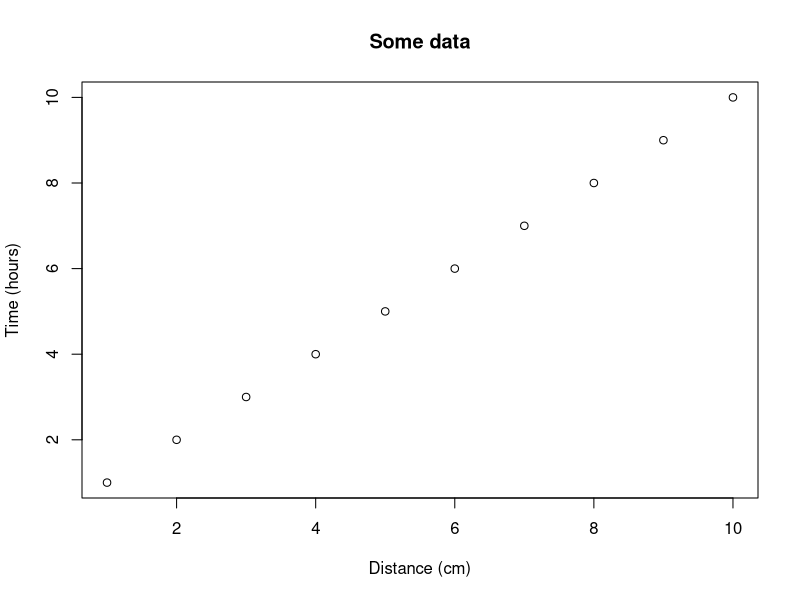
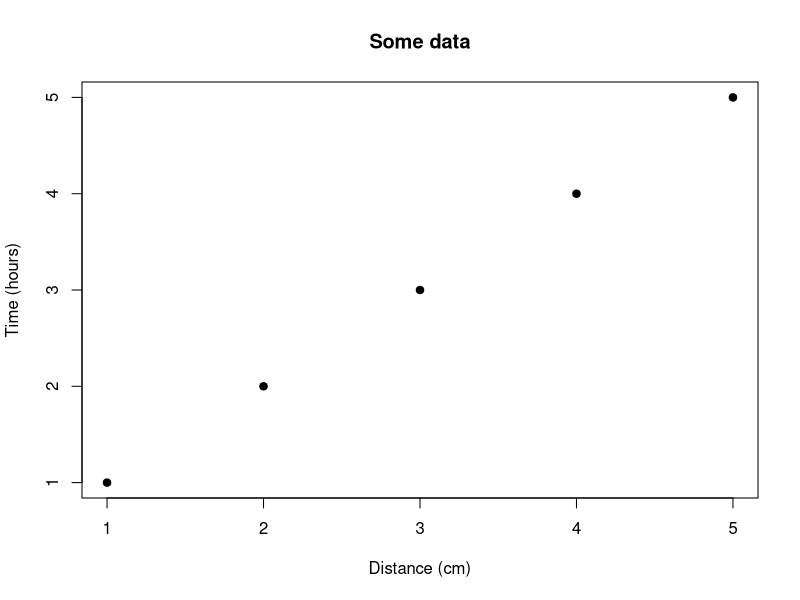

Source code (R) for these figures, in order:
## ---- chunk 1
options(tinytex.verbose = TRUE)
knitr::opts_chunk$set(echo = FALSE) # By default, hide code; set to TRUE to see code
knitr::opts_chunk$set(fig.pos = 'p') # Places figures on their own pages
knitr::opts_chunk$set(out.width = '100%', dpi=300) # Figure resolution and size
knitr::opts_chunk$set(fig.env="figure") # Latex figure environment

library(xtable) # Creates tables that follow OUP guidelines; other options, such as kable, may also be workable
## ---- chunk 2
plot(1:10,main="Some data",xlab="Distance (cm)",ylab="Time (hours)")
## ---- chunk 3
plot(1:5,pch=19,main="Some data",xlab="Distance (cm)",ylab="Time (hours)")
## ---- chunk 4
df = data.frame(ID=1:3,code=letters[1:3])
print(xtable(df,caption="This is the table caption",label="tab:tab1"),
      comment=FALSE)
